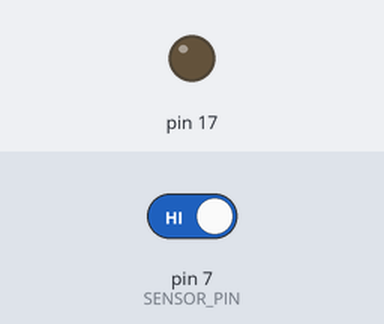
This sketch was run on a simulated SparkFun Pro Micro, built with avr-gcc and run on an emulated ATmega32U4. Shown: output pins drawn as LEDs (lit = HIGH). Inputs (shaded band) come from the test bench; at power-on: pin 7 (SENSOR_PIN) HIGH.

Above: at 1.2 s.
1.3 s: pin 7 (SENSOR_PIN) driven LOW
At 1.8 s:
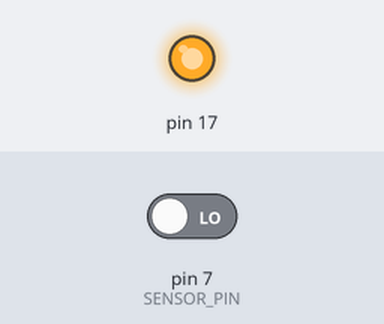
Timing chart, 0 to 4.3 s (numbered marks = the images above; inputs shaded):
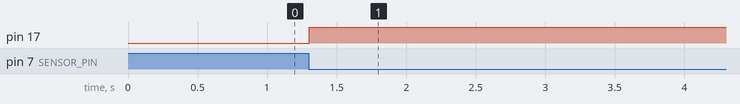

Measured:
- after the input at 1.3 s, pin 17: LOW → HIGH at once

The sketch:

BikeMidi.ino
```cpp
#include <MIDIUSB.h>

/*
 *
Wiring (Pro Micro or Leonardo)

  Reed switch:

    One leg to pin 7
    Other leg to GND
    The internal pull-up handles the rest.

  Hall sensor (e.g. A3144): this needs the 5V Pro Micro.

    VCC to VCC (5V)
    GND to GND
    OUT to pin 7
    The A3144 output is open-collector and active-low, so the internal pull-up works.

  Long leads from the bike: add a 10k resistor from pin 7 to VCC and a 100nF
  capacitor from pin 7 to GND to reject noise. This adds about 1 ms of filtering,
  which doesn’t matter here.

  LED_BUILTIN_RX toggles as hall sensor goes around
  DEBOUNCE_US changed to 3000 to accomodate hall sensor (seems to work just fine)
*/

const uint8_t  SENSOR_PIN  = 7;
const uint32_t DEBOUNCE_US = 3000;   // input must be stable this long
const uint8_t  MIDI_CH     = 0;      // channel 1
const uint8_t  NOTE        = 60;

bool stableState = HIGH;
bool lastRaw     = HIGH;
uint32_t lastChangeUs = 0;

bool debug_led_state = HIGH;

void sendPulse() {
  digitalWrite(LED_BUILTIN_RX, debug_led_state);
  debug_led_state = !debug_led_state;

  midiEventPacket_t on  = {0x09, uint8_t(0x90 | MIDI_CH), NOTE, 127};
  midiEventPacket_t off = {0x08, uint8_t(0x80 | MIDI_CH), NOTE, 0};
  MidiUSB.sendMIDI(on);
  MidiUSB.sendMIDI(off);
  MidiUSB.flush();
}

void setup() {
  pinMode(SENSOR_PIN, INPUT_PULLUP);
  pinMode(LED_BUILTIN_RX, OUTPUT);
}

void loop() {
  bool raw = digitalRead(SENSOR_PIN);
  uint32_t now = micros();

  if (raw != lastRaw) {
    lastRaw = raw;
    lastChangeUs = now;
  } else if (raw != stableState && (now - lastChangeUs) >= DEBOUNCE_US) {
    stableState = raw;
    if (stableState == LOW) sendPulse();   // magnet arrived
  }
}
```
